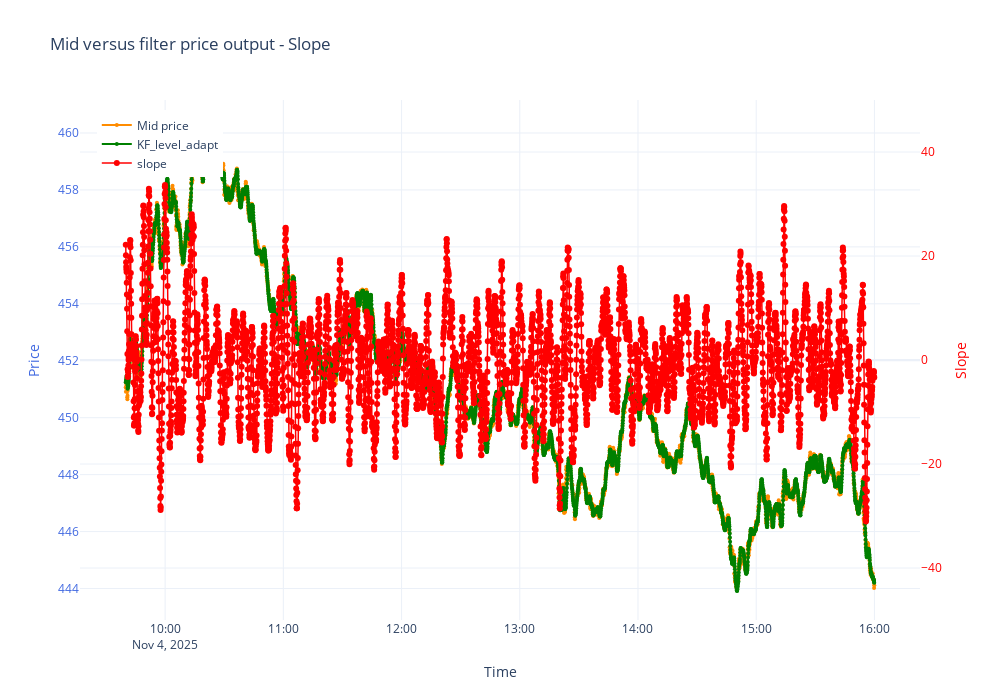

Source (notebook cell):
### Markdown cell above
**Plot price and filtered price to compare**

### Code cell
start = '2025-11-04 09:40:00-05:00'
# end   = '2025-11-03 12:00:55-05:00'
end   = '2025-11-04 15:59:55-05:00'
df_range = df[(df.index >= start) & (df.index <= end)]


fig = go.Figure()

fig.add_trace(go.Scatter(
    x=df_range.index,
    y=df_range['Mid'],
    mode='lines+markers',  # show both lines and dots
    name='Mid price',
    line=dict(color='darkorange', width=2),
    marker=dict(size=4, color='darkorange'),  # small dots
    yaxis='y1'
))
fig.add_trace(go.Scatter(
    x=df_range.index,
    y=df_range['KF_level_adapt'],
    mode='lines+markers',  # show both lines and dots
    name='KF_level_adapt',
    line=dict(color='green', width=2),
    marker=dict(size=4, color='green'),  # small dots
    yaxis='y1'
))

fig.add_trace(go.Scatter(
    x=df_range.index, y=1000*df_range['KF_slope_adapt'],
    mode='lines+markers', name='slope',
    line=dict(color='red', width=1.5),
    yaxis='y2'
))


fig.update_layout(
    title='Mid versus filter price output - Slope',
    xaxis=dict(title='Time'),
    # xaxis=dict(title='Time', automargin=True, rangeslider=dict(visible=False), constrain='domain'),
    yaxis=dict(title='Price', color='royalblue'),
    yaxis2=dict(
        title='Slope',
        color='red',
        overlaying='y',  # share the same x-axis
        side='right',
        range=[-50,50]
    ),
    legend=dict(x=0.02, y=0.98),
    height=700,
    width=1000,
    template='plotly_white',
    hovermode='x unified'
    
)



fig.show()

### Figure 1 — Plotly figure (JSON) as saved in the notebook; plotly's stock layout.template omitted (floating-point values rounded to 4 significant figures; data arrays with more than 128 entries replaced by an {"elided": "..."} marker saying what was removed)
{"data": [{"line": {"color": "darkorange", "width": 2}, "marker": {"color": "darkorange", "size": 4}, "mode": "lines+markers", "name": "Mid price", "type": "scatter", "x": {"elided": "4560 str values"}, "y": {"elided": "4560 float values"}, "yaxis": "y"}, {"line": {"color": "green", "width": 2}, "marker": {"color": "green", "size": 4}, "mode": "lines+markers", "name": "KF_level_adapt", "type": "scatter", "x": {"elided": "4560 str values"}, "y": {"elided": "4560 float values"}, "yaxis": "y"}, {"line": {"color": "red", "width": 1.5}, "mode": "lines+markers", "name": "slope", "type": "scatter", "x": {"elided": "4560 str values"}, "y": {"elided": "4560 float values"}, "yaxis": "y2"}], "layout": {"height": 700, "hovermode": "x unified", "legend": {"x": 0.02, "y": 0.98}, "title": {"text": "Mid versus filter price output - Slope"}, "width": 1000, "xaxis": {"title": {"text": "Time"}}, "yaxis": {"color": "royalblue", "title": {"text": "Price"}}, "yaxis2": {"color": "red", "overlaying": "y", "range": [-50, 50], "side": "right", "title": {"text": "Slope"}}}}
